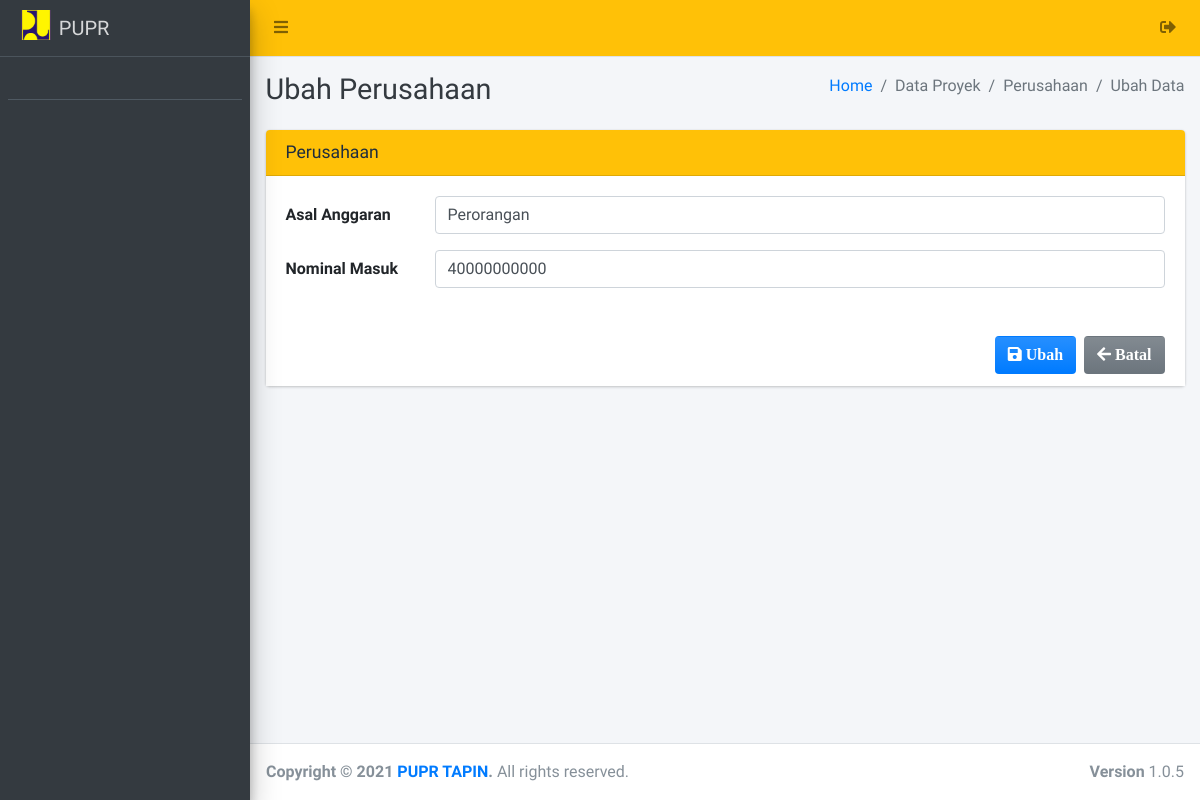
The app's page /admin/anggaranmasuk/edit?id=2, older data.
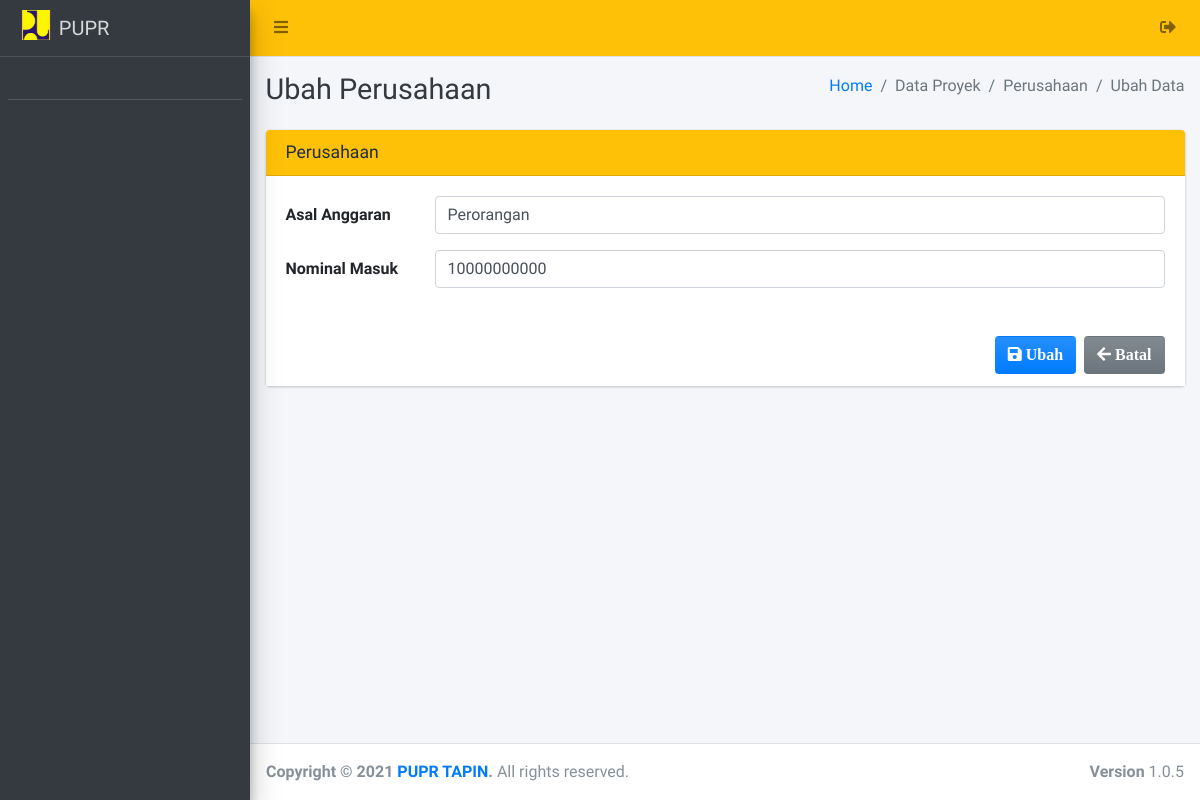
The same page, newer data.
### tables this page shows
CREATE TABLE `anggaran_masuk` (
  `id_am` int(11) NOT NULL,
  `asal_anggaran` varchar(150) NOT NULL,
  `nominal_masuk` varchar(150) NOT NULL,
  `tanggal_masuk` varchar(25) NOT NULL
);

### config/config.php (called while the page is built, shortened)
<?php
	function base_url($url = null){
		$base_url = "http://localhost/proyek-pupr";
		if ($url != null) {
			return $base_url."/".$url;
		}else{
			return $base_url;
		}
	}
 ?>

### admin/anggaranmasuk/edit.php (the view, shortened to what this page needs)
<?php
require '../../config/config.php';
require '../../config/koneksi.php';
$id   = $_GET['id'];
$data = $koneksi->query("SELECT * FROM anggaran_masuk WHERE id_am = '$id'");
$row  = $data->fetch_array();
?>
<!DOCTYPE html>
<html>
<?php
include '../../templates/head.php';
?>
<body class="hold-transition sidebar-mini layout-fixed">
    <div class="wrapper">
        <?php
        include '../../templates/navbar.php';
        ?>
        <?php
        include '../../templates/sidebar.php';
        ?>
        <div class="content-wrapper">
            <div class="content-header">
                <div class="container-fluid">
                    <div class="row mb-2">
                        <div class="col-sm-6">
                            <h1 class="m-0 text-dark">Ubah Perusahaan</h1>
                        </div>
                        <div class="col-sm-6">
                            <ol class="breadcrumb float-sm-right">
                                <li class="breadcrumb-item"><a href="#">Home</a></li>
                                <li class="breadcrumb-item active">Data Proyek</li>
                                <li class="breadcrumb-item active">Perusahaan</li>
                                <li class="breadcrumb-item active">Ubah Data</li>
                            </ol>
                        </div>
                    </div>
                </div>
            </div>
            <section class="content">
                <div class="container-fluid">
                    <form class="form-horizontal" method="POST" action="" enctype="multipart/form-data">
                        <div class="row">
                            <div class="col-md-12">
                                <div class="card card-warning">
                                    <div class="card-header">
                                        <h3 class="card-title">Perusahaan</h3>
                                    </div>
                                    <div class="card-body" style="background-color: white;">
                                        <div class="form-group row">
                                            <label for="asal_anggaran" class="col-sm-2 col-form-label">Asal Anggaran</label>
                                            <div class="col-sm-10">
                                                <input type="text" class="form-control" id="asal_anggaran" name="asal_anggaran" value="<?= $row['asal_anggaran']; ?>">
                                            </div>
                                        </div>
                                        <div class="form-group row">
                                            <label for="nominal_masuk" class="col-sm-2 col-form-label">Nominal Masuk</label>
                                            <div class="col-sm-10">
                                                <input type="text" class="form-control" id="nominal_masuk" name="nominal_masuk" value="<?= $row['nominal_masuk']; ?>">
                                            </div>
                                        </div>
                                    </div>
                                    <div class="card-footer" style="background-color: white;">
                                        <a href="<?= base_url('admin/anggaranmasuk/') ?>" class="btn bg-gradient-secondary float-right"><i class="fa fa-arrow-left"> Batal</i></a>
                                        <button type="submit" name="submit" class="btn bg-gradient-primary float-right mr-2"><i class="fa fa-save"> Ubah</i></button>
                                    </div>
                                </div>
                            </div>
                        </div>
                    </form>
                </div>
            </section>
        </div>
        <?php include_once "../../templates/footer.php"; ?>
    </div>
</body>
</html>

Row changes from the older to the newer data that the page shows:
changed anggaran_masuk "Perorangan": nominal_masuk "40000000000" → "10000000000"
